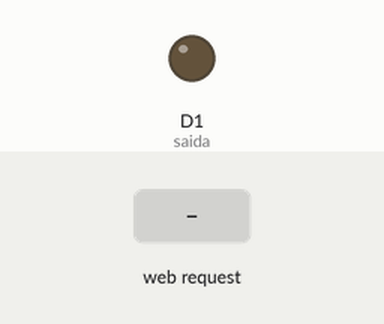
A sketch run on a simulated ESP8266 (NodeMCU). Shown: output pins drawn as LEDs (lit = HIGH). The test bench sets the inputs (shaded band). WiFi joins after 1.5 s; servers stay silent unless stated; what the sketch prints to the serial monitor is not drawn.

Above: at 2.7 s.
2.8 s: HTTP request GET /1 received
At 4.0 s:
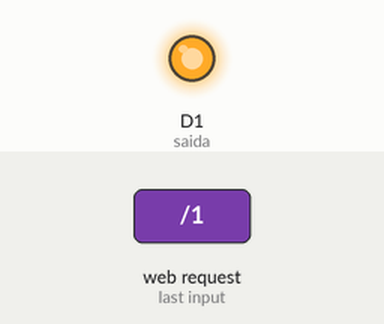
4.3 s: HTTP request GET /status received
5.8 s: HTTP request GET /config received
Timing chart, 0 to 8.8 s (numbered marks = the images above; inputs shaded):
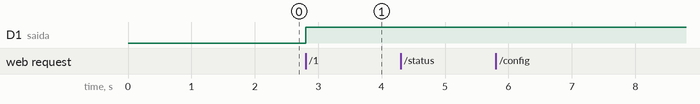

Measured:
- after the input at 2.8 s, D1 (saida): LOW → HIGH at once
- after the input at 4.3 s, every drawn part: stays the same
- after the input at 5.8 s, every drawn part: stays the same

The sketch:

lampada.ino
```cpp
#include <Arduino.h>
#include <ESP8266WiFi.h>
#include <ESP8266mDNS.h>
#include <WiFiClient.h>


/*   variaveis globais usadas
*/
#define ssid      "Robotica-IMD"
#define password  "roboticawifi"
#define saida 5
#define entrada D4
int situacao;

WiFiServer server(80);
WiFiClient client;


/* variaveis de debug
*/

bool controlAllow = true;
bool header = false;
bool httpCompleto = false;
bool htmlCompleto = false;
bool contentTypeHtml = true;


void setup() {
  pinMode(saida, OUTPUT);
  Serial.begin(115200);
  conecta(ssid, password);
  // inicia o server TCP (HTTP)
  server.begin();
}

void loop() {
  client = server.available();
  if (!client) {
    return;
  }
  esperaCliente();
  trataRequisicao();
}


/*  funcao conecta e exibe o ip pela porta serialquando conectado

    parametros:
    char* nome_da_rede
    char* senha_da_rede
*/
void conecta(char* rede, char* senha) {
  WiFi.begin(rede, senha);//
  Serial.println("conectando");
  while (WiFi.status() != WL_CONNECTED) {  // imprime ponto enquanto não conecta
    delay(500);
    Serial.print(".");
  }
  Serial.print("Connected to ");
  Serial.println(ssid);
  Serial.print("IP address: ");
  Serial.println(WiFi.localIP());
}


/*  aguarda a requisicao completa do cliente
*/
void esperaCliente() {
  Serial.println("\n\t New client");
  while (client.connected() && !client.available()) {
    delay(1);
  }
}

/* trata as requisicoes montando a resposta html
*/

void trataRequisicao() {
  String req = client.readStringUntil('\r');
  //  First line of HTTP request looks like "GET /path HTTP/1.1"
  // Retrieve the "/path" part by finding the spaces
  Serial.println(req);
  int addr_start = req.indexOf(' ');
  int addr_end = req.indexOf(' ', addr_start + 1);
  if (addr_start == -1 || addr_end == -1) {
    Serial.print("Invalid request: ");
    Serial.println(req);
    return;
  }


  req = req.substring(addr_start + 1, addr_end);
/*
 * deletar
 */
 Serial.println(req);

  if (req == "/status") {
    statos();
  }

  else if (req == "/config") {
    //aqui vai chamar a função de configuração
  }

  else if (req == "/0") { ///testar atribuir uma variavel aqui depois
    desliga();
  }
  else if (req == "/1") { ///testar atribuir uma variavel aqui depois
    liga();
  }

  else {
    String s = "HTTP/1.1 404 Not Found/r/n/r/n";
    s += "Nao encontrado";
    client.print(s);
    Serial.println("Sending 404");
    Serial.print("Request: ");
    Serial.println(req);
    client.flush();
  }
}


/*  status de toda a configuração do sistema  */
void statos() {
  //IPAddress ip = WiFi.localIP();
  //String ipStr = String(ip[0]) + '.' + String(ip[1]) + '.' + String(ip[2]) + '.' + String(ip[3]);
  resposta();
}

void liga() {
  situacao = 1;
  Serial.println("liga");
  digitalWrite(saida, HIGH);
  resposta();
}

void desliga() {
  situacao = 0;
  Serial.println("desliga");
  digitalWrite(saida, situacao);
  resposta();
}


void resposta() {
  String s;
  //versão_do_protocolo código_de_estado descrição_do_estato
  s =  "HTTP/1.1 200 OK\r\n";
  if (controlAllow) {
    s += "Access-Control-Allow-Origin: *\r\n";
  }
  if (httpCompleto) {
    //Data
    s += "Date: Dia, xx Mmm AAAA hh:mm:ss GMT\r\n";
    //Servidor
    s += "Server ESP\r\n";
    //tipo_de_conteudo
  }
  if (contentTypeHtml) {
    s += "Content-Type: text/html\r\n\n";
  }
  else {
    s += "Content-Type: application/json\r\n\n";
  }
  if (htmlCompleto) {
    //Documento html
    s += "<!DOCTYPE HTML>\r\n";
    s += "<html>";
    s += "<head><title>LAMPADA</title></head><body>";
  }
  s += "{\"e\":";
  s += situacao;
  s += "}";
  if (htmlCompleto) {
    s += "</body>";
    s += "</html>\r\n\r\n";
  }
  //envia para o client
  client.print(s);
  client.flush();
  //imprime resultado na Serial
  Serial.println("Sending 200");
  Serial.print("situação: ");
  Serial.println(situacao);
  Serial.print("Done with client\n");
  Serial.println(s);
  return;
}
```
